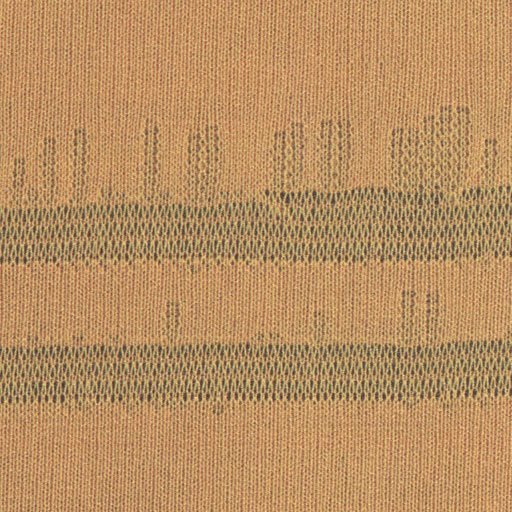
#> input picture final/0192.jpg, 512 x 512 px
$ python main.py
#> lines starting #> are read from the running program, lines starting #| are printed output that depends on the picture; after the words box and inside, x2 and y2 are one past the last pixel; in counts of white or black regions, pixels touching at a corner belong together
#!/usr/bin/env python3
# -*- coding: utf-8 -*-
"""
Created on Sun Apr 26 15:59:59 2020

@author: samrajyathapa
"""


import cv2
import numpy as np
import matplotlib.pyplot as mp


def highFilter(name, cutoff):
    img=cv2.imread(name, 0)
    img1=np.fft.fft2(img)
    img_shift=np.fft.fftshift(img1)
    rows, cols= img.shape
    rows, cols=int(rows/2), int(cols/2)

    img_shift[rows-cutoff:rows+cutoff, cols-cutoff:cols+cutoff]=0 #high pass

    f_ishift=np.fft.ifftshift(img_shift)
    img_back=np.fft.ifft2(f_ishift)
    img_back=np.abs(img_back)

    return img_back.astype('uint8')

# [17 lines left out: function lowFilter, not called in this run]


def getHist(name):
    #img=cv2.imread(name, 0)
    hist=cv2.calcHist([name], [0], None, [256], [0,255])
    hist=hist.reshape(256,)

    return hist


def histEqualization(hist, img):
    newHist=[]
    sum=0
    rows, cols = img.shape
    newCDF=[]
    for each in hist:
        each=each/(512**2)
        newHist.append(each)

    for each1 in newHist:
        sum+=each1
        newCDF.append(sum)

    for x in range(rows):
        for y in range(cols):
            index=int(img[x,y])
            img[x,y]=round(newCDF[index] * 255)

    histogram=cv2.calcHist([img], [0], None, [256], [0,255])

    return img, histogram

def morph(img, openIt, closeIt):
    kernel = np.ones((3, 3), np.uint8)
    _,threshImg = cv2.threshold(img,0,255,cv2.THRESH_BINARY+cv2.THRESH_OTSU)

    openingImg = cv2.morphologyEx(threshImg, cv2.MORPH_OPEN, kernel, iterations=openIt)
    closingImg = cv2.morphologyEx(openingImg, cv2.MORPH_CLOSE, kernel, iterations=closeIt)

    return openingImg, closingImg

def erode(img, it, x, y):
    kernel = np.ones((x,y),np.uint8)
    erosion = cv2.erode(img,kernel,iterations = it)

    return erosion

# [26 lines left out: functions dilation, median, image03, image076, not called in this run]

def image0192(): # high frequency change defect
    high_image = highFilter('0192.jpg', 10)
#> in highFilter, `img=cv2.imread(name, 0)`:
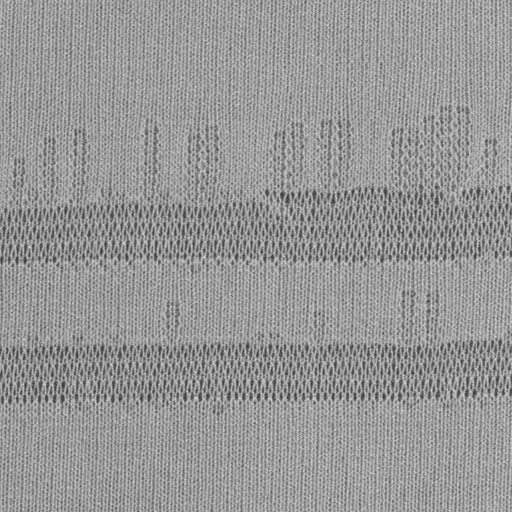
#> img: shape (512, 512); min 51, max 222, mean 151
#> in highFilter, `img_back=np.abs(img_back)`:
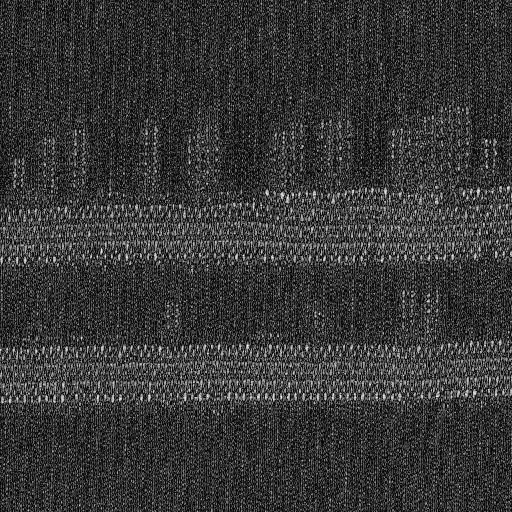
#> img_back: shape (512, 512) float64; min 0.0114, max 92.65, mean 20.2; drawn with min black and max white
#> in highFilter, `return img_back.astype('uint8')`:
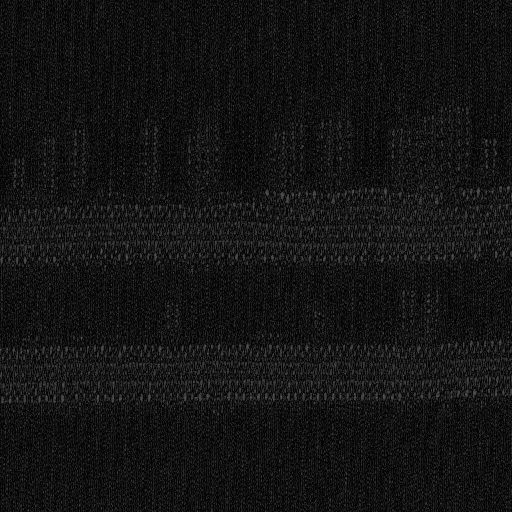
#> returned value: shape (512, 512); min 0, max 92, mean 19.7
    pdf = getHist(high_image) #histogram of image after lowpass filter
#> in getHist, `hist=cv2.calcHist([name], [0], None, [256], [0,255])`: hist = 256 values, max 8092 at index 1, min 0 at index 93, mean 1024
    histImg, hist = histEqualization(pdf, high_image)

    mp.imshow(histImg, 'gray')
    opening, closing = morph(histImg, 1, 1)
    mp.imshow(closing, 'gray')
    erodeImg = erode(closing, 17, 1, 1)
    mp.imshow(erodeImg, 'gray')


# [49 lines left out: functions image0158, image0106, image012, image020, image041, not called in this run]
    #mp.imshow(erodeImg, 'gray')


def main():
    image0192()
#> in image0192, `pdf = getHist(high_image)`: pdf has the same summary as hist in getHist
#> the loop in histEqualization, `for each in hist:` made 256 passes
#> each on passes 1 to 3: 0.0228, 0.0309, 0.0287
#> after the loop in histEqualization, `for each in hist:`: newHist = 256 values, max 0.0309 at index 1, min 0 at index 93, mean 0.00391
#> the loop in histEqualization, `for each1 in newHist:` made 256 passes
#> (each1, sum) on passes 1 to 3: (0.0228, 0.0228), (0.0309, 0.0537), (0.0287, 0.0824)
#> after the loop in histEqualization, `for each1 in newHist:`: newCDF = 256 values from 0.0228 to 1; sum = 1
#> after the loop in histEqualization, `for x in range(rows):`:
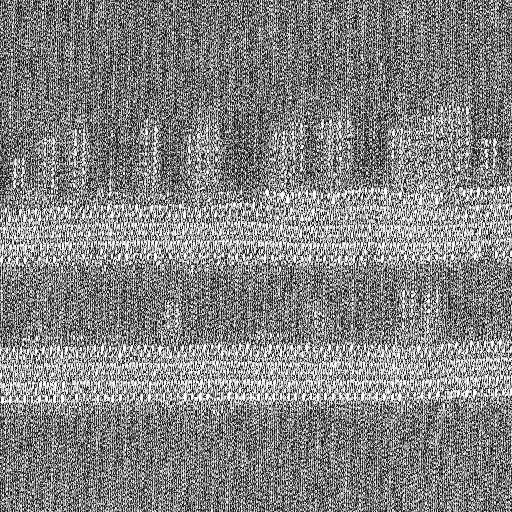
#> img: shape (512, 512); min 6, max 255, mean 130.3
#> in histEqualization, `histogram=cv2.calcHist([img], [0], None, [256], [0,255])`: histogram = 256 values, max 8092 at index 14, min 0 at index 0, mean 1021.7
#> in image0192, `histImg, hist = histEqualization(pdf, high_image)`: hist has the same summary as histogram in histEqualization
#> in morph, `_,threshImg = cv2.threshold(img,0,255,cv2.THRESH_BINARY+cv2.THRESH_OTSU)`:
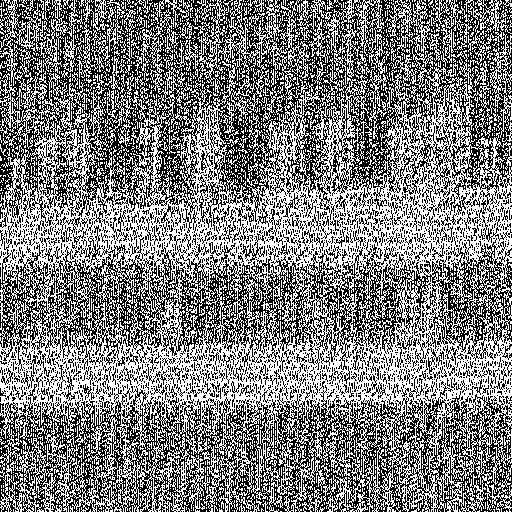
#> threshImg: shape (512, 512); 49.8% white in thin lines or dots
#> in morph, `openingImg = cv2.morphologyEx(threshImg, cv2.MORPH_OPEN, kernel, itera..`:
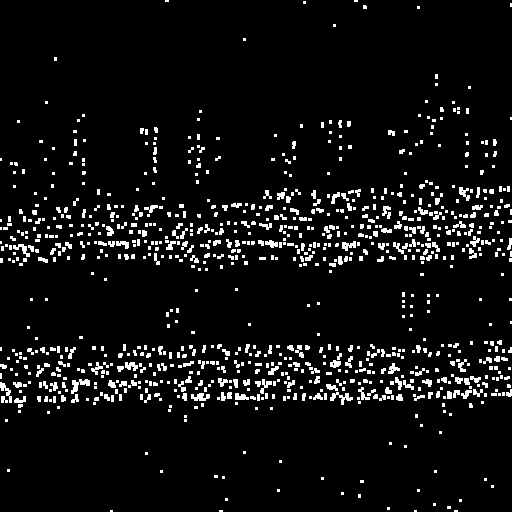
#> openingImg: shape (512, 512); 6.4% white; 965 white regions (703 under 20 px), largest, box (x1, y1, x2, y2) and area: (71, 379, 90, 394) 130, (330, 392, 353, 405) 120, (191, 393, 210, 401) 102
#> in morph, `closingImg = cv2.morphologyEx(openingImg, cv2.MORPH_CLOSE, kernel, ite..`:
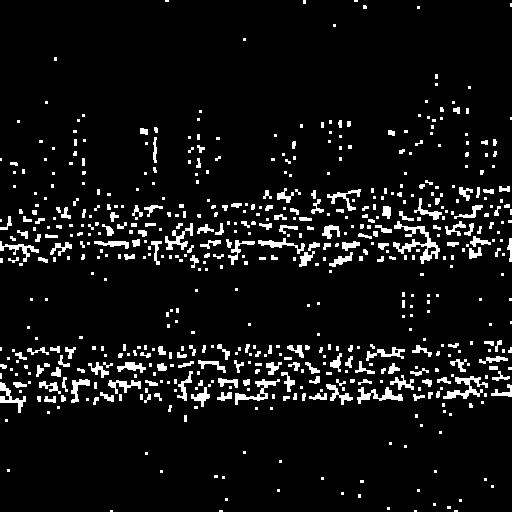
#> closingImg: shape (512, 512); 7.1% white; 591 white regions (370 under 20 px), largest, box (x1, y1, x2, y2) and area: (393, 221, 440, 264) 590, (443, 376, 488, 399) 389, (357, 387, 403, 404) 315

if __name__=='__main__':
    main()
